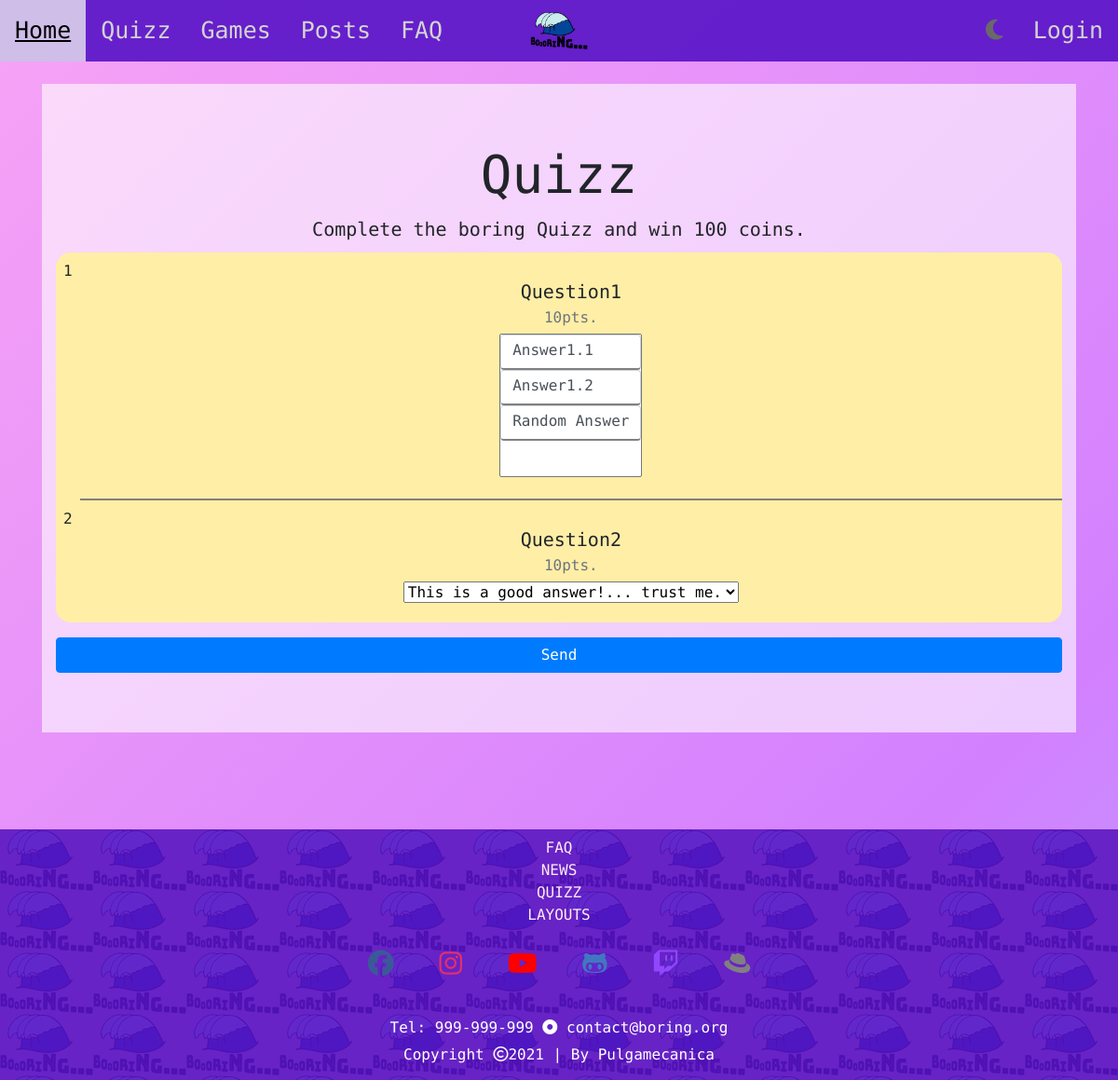
Page /quizz on the committed database.
### boring_website/models.py (models this page shows, shortened)
class Question(models.Model):
    question = models.CharField(max_length=400)
    points = models.IntegerField(default=10)
    def type(self):
        if len(self.answers.all()) == 0:
            return "open_answer"
        true_options = 0
        for answer in self.answers.all():
            if answer.is_correct:
                true_options += 1
        if true_options == 1:
            return "one_choice"
        else:
            return "multiple_choice"

### boring_website/views.py (the view)
# urls.py: path('quizz', views.quizz_page_view, name='quizz'),
def quizz_page_view(request):
    return render(request, 'boring_website/quizz.html', {'questions': Question.objects.all()})

### boring_website/templates/boring_website/quizz.html (shortened to what this page needs)
{% extends 'boring_website/base.html' %}
{% block main %}
    {% load static %}
	<link rel="stylesheet" href="{% static 'boring_website/css/quizz.css' %}">
    <div class="container mt-4 text-center">
        <div class="jumbotron jumbotron-fluid">
            <div class="container">
                <h1 class="display-4">Quizz</h1>
                <p class="lead">Complete the boring Quizz and win 100 coins.</p>
                <form action="{% url 'boring_website:quizz_submission' %}" method="post">
                    <div id="questions">
                        {% for question in questions %}
                            <span class="float-left p-2">{{forloop.counter}}</span>
                            <div class="card">
                                <div class="card-body">
                                    <h5 class="card-title">{{question.question}}</h5>
                                    <h6 class="card-subtitle mb-2 text-muted">{{question.points}}pts.</h6>
                                    {% if question.type == "open_answer" %}
                                        <input type="text" name="{{question.id}}" id="{{question.id}}" class="form-control answer" placeholder="Answer..." required>
                                    {% else %}
                                        {% if question.type == "one_choice" %}
                                            <select id="{{question.id}}" name="{{question.id}}">
                                        {% elif question.type == "multiple_choice" %}
                                            <select id="{{question.id}}" name="{{question.id}}" multiple required>
                                        {% endif %}
                                            {% for answer in question.answers.all  %}
                                                <option value="{{question.id}}_{{answer.id}}" class="form-control answer">{{answer.description}}</option>
                                            {% endfor %}
                                        </select>
                                    {% endif %}
                                </div>
                            </div>
                        {% endfor %}
                    </div>
                    <input class="btn btn-primary mt-3 btn-block" type="submit" value="Send">
                </form>
            </div>
        </div>
    </div>
{% endblock %}

### boring_website/static/boring_website/css/base.css (style rules this page uses)
* { scroll-behavior: smooth; box-sizing: border-box; padding: 0; margin: 0; }
html { width: 100%; }
body { width: 100%; margin: 0; background: linear-gradient(-45deg, #17eb76, #0be683, #4fe3b9, #8cd5ff, #d380ff, #f7a3f6); background-size: 400% 400%; animation: gradient 10s ease infinite; font-family: 'Nova Mono', monospace; }

### boring_website/static/boring_website/css/home.css (style rules this page uses)
.intro-box h1, h5, h6, p { margin: 10px; }
.donation-box h1, .donation-box h2, p { text-align: center; }

### boring_website/static/boring_website/css/quizz.css (style rules this page uses)
.answer { max-width: 600px; margin: auto; border-bottom: 2px gray solid; }
.jumbotron { background-color: transparent; }
.card { background-color: transparent; border: none; border-radius: 0; border-bottom: 2px gray solid; }
.card:last-child { border-bottom: none; }
.jumbotron-fluid { background-color: rgba(255, 255, 255, 0.6); }
#questions { background-color: #ffeea6; border-radius: 1em; }

### rows in the picture
Question: question "Question1", points "10", id "Answer1.1 / Answer1.2 / Random Answer"
Question: question "Question2", points "10"

### other values in the picture
form field value "This is a good answer!... trust me."
